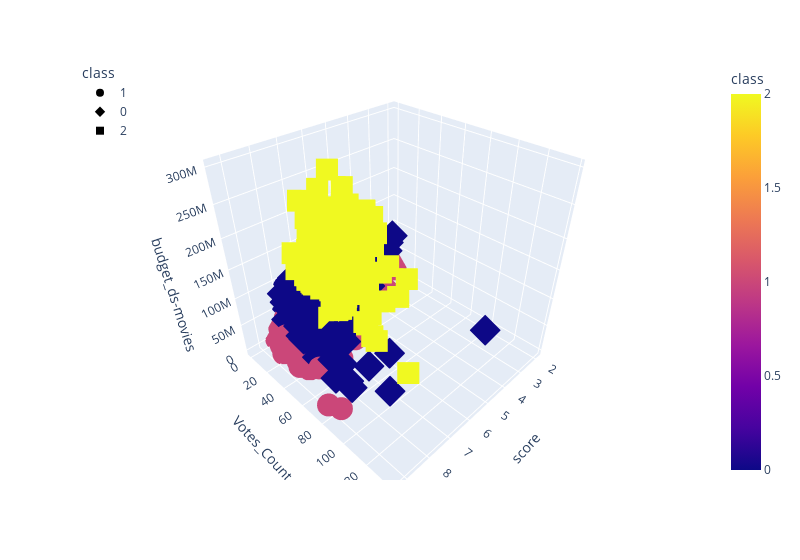

Notebook code for this chart:
### Code cell
# Plotting the clusters with three features
fig = px.scatter_3d(movies_df, x="score", y="Votes_Count", 
                    z="budget_ds-movies", color="class", symbol="class", 
                    width=800)
fig.update_layout(legend=dict(x=0,y=1))
fig.show()

### Figure 1 — Plotly figure (JSON) as saved in the notebook; plotly's stock layout.template omitted (floating-point values rounded to 4 significant figures; data arrays with more than 128 entries replaced by an {"elided": "..."} marker saying what was removed)
{"data": [{"hovertemplate": "class=%{marker.color}<br>score=%{x}<br>Votes_Count=%{y}<br>budget_ds-movies=%{z}<extra></extra>", "legendgroup": "1", "marker": {"color": {"elided": "2127 int values"}, "coloraxis": "coloraxis", "symbol": "circle"}, "mode": "markers", "name": "1", "scene": "scene", "showlegend": true, "type": "scatter3d", "x": {"elided": "2127 float values"}, "y": {"elided": "2127 float values"}, "z": {"elided": "2127 int values"}}, {"hovertemplate": "class=%{marker.color}<br>score=%{x}<br>Votes_Count=%{y}<br>budget_ds-movies=%{z}<extra></extra>", "legendgroup": "0", "marker": {"color": {"elided": "819 int values"}, "coloraxis": "coloraxis", "symbol": "diamond"}, "mode": "markers", "name": "0", "scene": "scene", "showlegend": true, "type": "scatter3d", "x": {"elided": "819 float values"}, "y": {"elided": "819 float values"}, "z": {"elided": "819 int values"}}, {"hovertemplate": "class=%{marker.color}<br>score=%{x}<br>Votes_Count=%{y}<br>budget_ds-movies=%{z}<extra></extra>", "legendgroup": "2", "marker": {"color": {"elided": "233 int values"}, "coloraxis": "coloraxis", "symbol": "square"}, "mode": "markers", "name": "2", "scene": "scene", "showlegend": true, "type": "scatter3d", "x": {"elided": "233 float values"}, "y": {"elided": "233 float values"}, "z": {"elided": "233 int values"}}], "layout": {"coloraxis": {"colorbar": {"title": {"text": "class"}}, "colorscale": [[0, "#0d0887"], [0.1111, "#46039f"], [0.2222, "#7201a8"], [0.3333, "#9c179e"], [0.4444, "#bd3786"], [0.5556, "#d8576b"], [0.6667, "#ed7953"], [0.7778, "#fb9f3a"], [0.8889, "#fdca26"], [1, "#f0f921"]]}, "legend": {"title": {"text": "class"}, "tracegroupgap": 0, "x": 0, "y": 1}, "margin": {"t": 60}, "scene": {"domain": {"x": [0, 1], "y": [0, 1]}, "xaxis": {"title": {"text": "score"}}, "yaxis": {"title": {"text": "Votes_Count"}}, "zaxis": {"title": {"text": "budget_ds-movies"}}}, "width": 800}}
